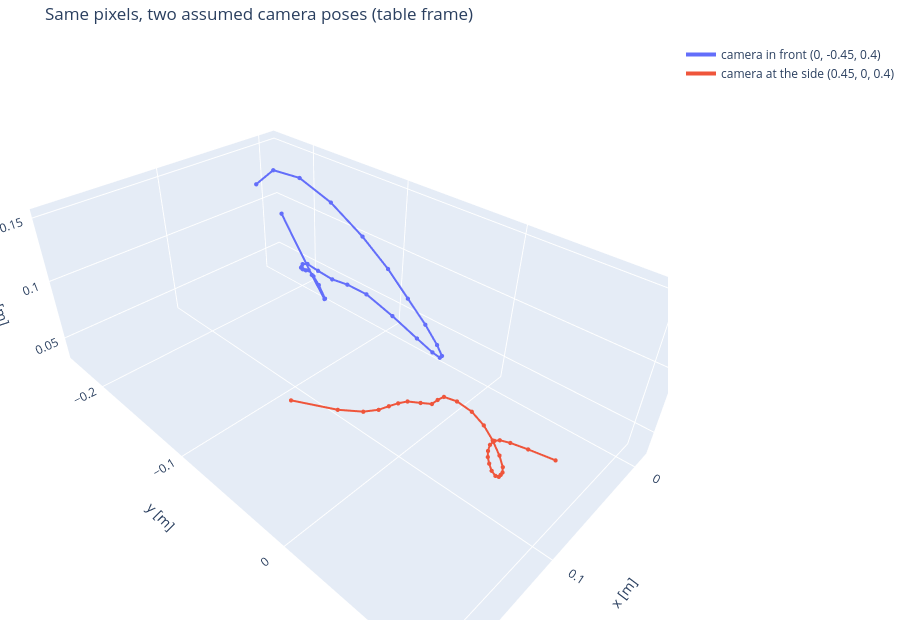

The cell this chart's notebook holds for it:
### Markdown cell above
## Different camera poses

The phone and the sim camera never share a viewpoint. Everything is expressed in the *table* frame (from the marker), so the hand path does not depend on where the camera was, only on how the camera sees it. Same pixels, but with the stand-in camera moved 90 degrees around the table, the table-frame path rotates accordingly; `yaw_aligning_views` then rotates the table into the sim world so that the motion looks the same from the sim's agentview camera as it did from the phone.

### Code cell
clip_side = prepare_stand_in_clip(CLIP_DIR, WORK_DIR / "side", camera_position_table=(0.45, 0.0, 0.40))
trajectories_figure(
    {
        "camera in front (0, -0.45, 0.4)": demo.tcp_pos_table,
        "camera at the side (0.45, 0, 0.4)": clip_side.demo.tcp_pos_table,
    },
    "Same pixels, two assumed camera poses (table frame)",
).show()

### Figure 1 — Plotly figure (JSON) as saved in the notebook; plotly's stock layout.template omitted (floating-point values rounded to 4 significant figures)
{"data": [{"line": {"width": 4}, "marker": {"size": 2.5}, "mode": "lines+markers", "name": "camera in front (0, -0.45, 0.4)", "type": "scatter3d", "x": [0.01446, 0.0189, 0.01718, 0.01134, 0.003452, -0.003685, -0.008858, -0.01024, -0.007987, -0.001701, 0.006945, 0.0157, 0.02449, 0.03235, 0.03915, 0.04485, 0.0496, 0.05343, 0.056, 0.05802, 0.05921, 0.05928, 0.05878, 0.05801, 0.05745, 0.05786, 0.05995, 0.06433, 0.06947, 0.07478, 0.07965], "y": [-0.2381, -0.2094, -0.1802, -0.1518, -0.1253, -0.104, -0.08654, -0.06856, -0.05397, -0.04406, -0.03997, -0.04103, -0.04971, -0.06745, -0.08728, -0.1011, -0.112, -0.1229, -0.1314, -0.1344, -0.1343, -0.1349, -0.1336, -0.1312, -0.1286, -0.123, -0.1154, -0.1045, -0.0998, -0.1066, -0.1301], "z": [0.1208, 0.143, 0.1446, 0.1314, 0.1091, 0.08613, 0.06432, 0.04764, 0.0366, 0.03459, 0.03978, 0.04896, 0.06172, 0.07671, 0.08953, 0.09421, 0.09608, 0.1004, 0.1037, 0.1033, 0.1013, 0.1005, 0.09947, 0.09927, 0.1002, 0.09749, 0.09425, 0.08939, 0.09353, 0.1127, 0.1528]}, {"line": {"width": 4}, "marker": {"size": 2.5}, "mode": "lines+markers", "name": "camera at the side (0.45, 0, 0.4)", "type": "scatter3d", "x": [0.1936, 0.15, 0.1201, 0.1012, 0.09051, 0.0845, 0.08212, 0.0775, 0.07779, 0.08719, 0.09689, 0.09806, 0.09536, 0.09197, 0.08817, 0.08393, 0.08174, 0.08412, 0.08732, 0.08956, 0.09275, 0.09643, 0.09913, 0.1003, 0.101, 0.1019, 0.1033, 0.1063, 0.1082, 0.108, 0.1043], "y": [0.004722, -0.006783, -0.01427, -0.01807, -0.01851, -0.01578, -0.01004, -0.002921, 0.006098, 0.01642, 0.027, 0.03683, 0.0456, 0.05258, 0.05768, 0.06144, 0.06387, 0.06551, 0.06626, 0.06641, 0.06577, 0.06473, 0.06382, 0.06289, 0.06273, 0.06374, 0.06665, 0.07122, 0.07832, 0.08846, 0.1021], "z": [0.1396, 0.09874, 0.07361, 0.0608, 0.05691, 0.05739, 0.06103, 0.06135, 0.06621, 0.0817, 0.0965, 0.09981, 0.09591, 0.08781, 0.07692, 0.06439, 0.05492, 0.05335, 0.05431, 0.05449, 0.05726, 0.06346, 0.0706, 0.07604, 0.0812, 0.08723, 0.09319, 0.09885, 0.1032, 0.1054, 0.1049]}], "layout": {"height": 620, "margin": {"b": 0, "l": 0, "r": 0, "t": 40}, "scene": {"aspectmode": "data", "camera": {"up": {"x": 0, "y": 0, "z": 1}}, "xaxis": {"title": {"text": "x [m]"}}, "yaxis": {"title": {"text": "y [m]"}}, "zaxis": {"title": {"text": "z [m]"}}}, "title": {"text": "Same pixels, two assumed camera poses (table frame)"}}}
